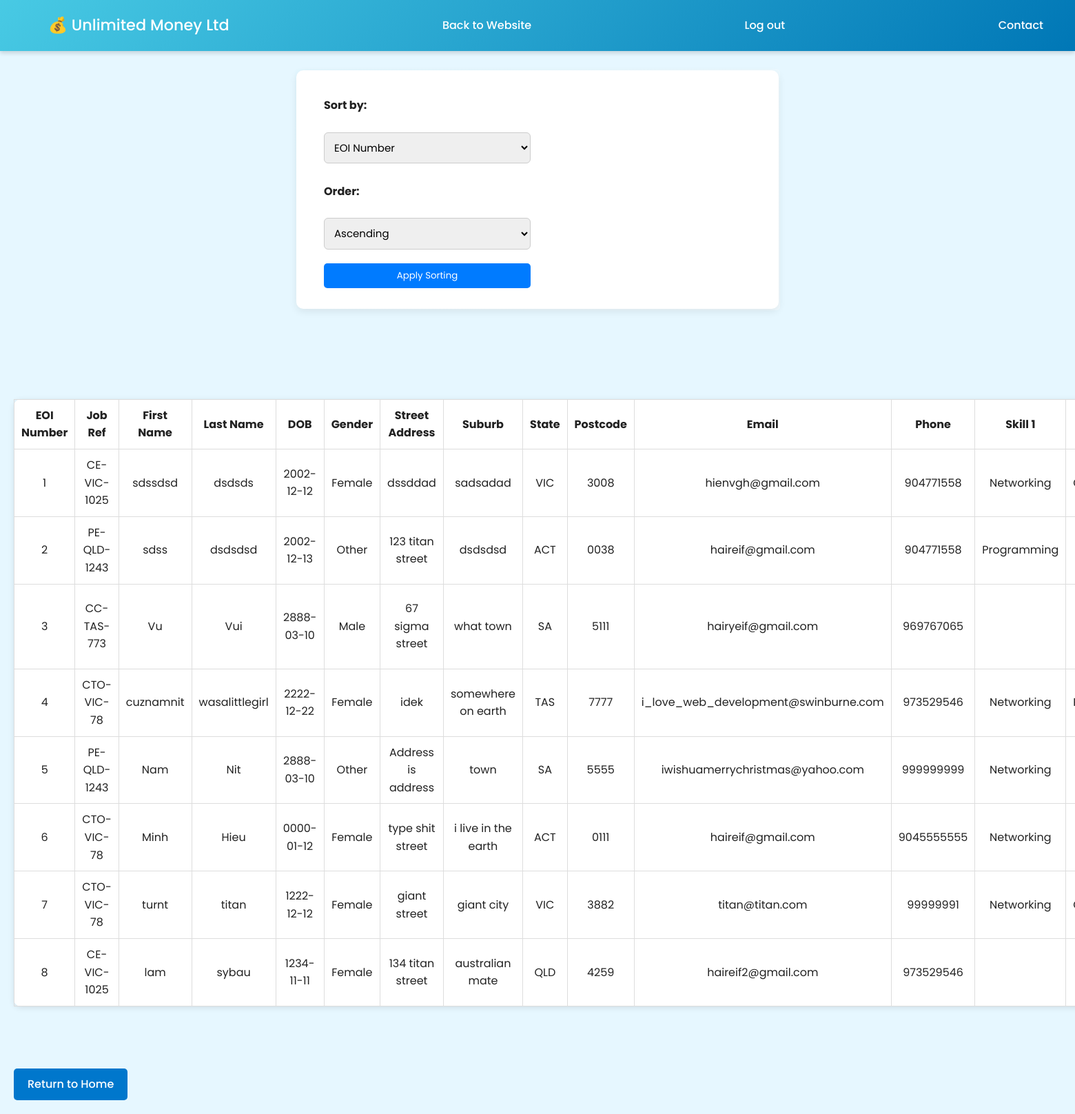
The app's page /project2/manage_search_all_eoi.php with its own data.
### tables this page shows
CREATE TABLE `eoi` (
  `EOInumber` int(11) NOT NULL,
  `jobRef` varchar(20) NOT NULL,
  `firstName` varchar(20) NOT NULL,
  `lastName` varchar(20) NOT NULL,
  `dob` date NOT NULL,
  `gender` enum('Male','Female','Other') NOT NULL,
  `streetAddress` varchar(40) NOT NULL,
  `suburb` varchar(40) NOT NULL,
  `state` enum('VIC','NSW','QLD','NT','WA','SA','TAS','ACT') NOT NULL,
  `postcode` char(4) NOT NULL,
  `email` varchar(100) NOT NULL,
  `phone` varchar(12) NOT NULL,
  `skill1` varchar(50) DEFAULT NULL,
  `skill2` varchar(50) DEFAULT NULL,
  `skill3` varchar(50) DEFAULT NULL,
  `skill4` varchar(50) DEFAULT NULL,
  `otherSkills` varchar(200) DEFAULT NULL,
  `status` varchar(20) NOT NULL DEFAULT 'New'
);

### project2/manage_search_all_eoi.php (the view, shortened to what this page needs)
<?php
include 'header.inc';
include 'manage-nav.inc';
require_once("manage_settings.php");
echo "<div class='page-wrapper'>";
$sortby = $_GET['sortby'] ?? 'EOInumber';
$order  = $_GET['order'] ?? 'ASC';
$order = ($order === 'DESC') ? 'DESC' : 'ASC';
$sql = "SELECT * FROM eoi ORDER BY $sortby $order";
$result = mysqli_query($conn, $sql);
?>
<form action="manage_search_all_eoi.php" method="get">
    <label><strong>Sort by:</strong></label><br>
    <select name="sortby">
        <option value="EOInumber">EOI Number</option>
    </select>
    <br><br>
    <label><strong>Order:</strong></label><br>
    <select name="order">
        <option value="ASC">Ascending</option>
    </select>
    <br><br>
    <button type="submit">Apply Sorting</button>
</form>
<br><br>
<?php
if ($result && mysqli_num_rows($result) > 0) {
    echo "<table class='data-table'>
            <tr>
                <th>EOI Number</th><th>Job Ref</th><th>First Name</th><th>Last Name</th>
                <th>DOB</th><th>Gender</th><th>Street Address</th><th>Suburb</th>
                <th>State</th><th>Postcode</th><th>Email</th><th>Phone</th>
                <th>Skill 1</th><th>Skill 2</th><th>Skill 3</th><th>Skill 4</th>
                <th>Other Skills</th><th>Status</th>
            </tr>";
    while ($row = mysqli_fetch_assoc($result)) {
        echo "<tr>
                <td>" . htmlspecialchars($row['EOInumber'], ENT_QUOTES, 'UTF-8') . "</td>
                <td>" . htmlspecialchars($row['jobRef'], ENT_QUOTES, 'UTF-8') . "</td>
                <td>" . htmlspecialchars($row['firstName'], ENT_QUOTES, 'UTF-8') . "</td>
                <td>" . htmlspecialchars($row['lastName'], ENT_QUOTES, 'UTF-8') . "</td>
                <td>" . htmlspecialchars($row['dob'], ENT_QUOTES, 'UTF-8') . "</td>
                <td>" . htmlspecialchars($row['gender'], ENT_QUOTES, 'UTF-8') . "</td>
                <td>" . htmlspecialchars($row['streetAddress'], ENT_QUOTES, 'UTF-8') . "</td>
                <td>" . htmlspecialchars($row['suburb'], ENT_QUOTES, 'UTF-8') . "</td>
                <td>" . htmlspecialchars($row['state'], ENT_QUOTES, 'UTF-8') . "</td>
                <td>" . htmlspecialchars($row['postcode'], ENT_QUOTES, 'UTF-8') . "</td>
                <td>" . htmlspecialchars($row['email'], ENT_QUOTES, 'UTF-8') . "</td>
                <td>" . htmlspecialchars($row['phone'], ENT_QUOTES, 'UTF-8') . "</td>
                <td>" . htmlspecialchars($row['skill1'], ENT_QUOTES, 'UTF-8') . "</td>
                <td>" . htmlspecialchars($row['skill2'], ENT_QUOTES, 'UTF-8') . "</td>
                <td>" . htmlspecialchars($row['skill3'], ENT_QUOTES, 'UTF-8') . "</td>
                <td>" . htmlspecialchars($row['skill4'], ENT_QUOTES, 'UTF-8') . "</td>
                <td>" . htmlspecialchars($row['otherSkills'], ENT_QUOTES, 'UTF-8') . "</td>
                <td>" . htmlspecialchars($row['status'], ENT_QUOTES, 'UTF-8') . "</td>
              </tr>";
    }
    echo "</table>";
} else {
   echo "<div class='no-results-box'>No EOIs found.</div>" ;
}
echo "<br><a href='manage.php' class='return-link'>Return to Home</a>";
echo "</div></div>";
?>

### styles/styles.css (style rules this page uses)
* { margin: 0; padding: 0; box-sizing: border-box; font-family: 'Poppins', Arial, sans-serif; }
body { background-color: #e6f7ff; color: #222; line-height: 1.6; background-image: url('https://106215431.github.io/COS10026-Project-Part-2/styles/images/webbg.jpg'); background-size: cover; background-position: center; background-repeat: no-repeat; }
a { color: #0077b6; text-decoration: none; transition: color 0.3s ease; }
form { display: grid; grid-template-columns: 1fr 1fr; gap: 20px; max-width: 700px; margin: 40px auto; background: #ffffff; padding: 30px 40px; border-radius: 10px; box-shadow: 0 4px 12px rgba(0, 0, 0, 0.08); position: relative; }
form::before { content: ""; position: absolute; top: -2px; left: -2px; right: -2px; bottom: -2px; background: linear-gradient(135deg, #e0f7ff 0%, #ffffff 100%); border-radius: 5px; z-index: -1; opacity: 0.4; }
form label { display: block; font-weight: 600; margin-top: 8px; }
form input[type="text"], form input[type="email"], form select, form textarea { width: 100%; padding: 10px; margin-top: 6px; border: 1px solid #ccc; border-radius: 6px; font-size: 15px; box-sizing: border-box; }
table { border-collapse: collapse; margin: 40px auto; width: 85%; background-color: #ffffff; border-radius: 10px; box-shadow: 0 2px 8px rgba(0,0,0,0.1); }
td, th { border: 1px solid #ddd; padding: 10px; text-align: center; }
.return-link { display: inline-block; background: #0077b6; color: white; padding: 10px 20px; border-radius: 8px; text-decoration: none; font-weight: 500; margin-top: 20px; transition: background 0.3s ease; }
body { font-family: Arial, sans-serif; }
label { font-weight: bold; }
input[type=text], select { padding: 8px; width: 250px; }
button { padding: 8px 14px; cursor: pointer; background: #007bff; border: none; color: #fff; border-radius: 5px; }
label { font-weight:600; }
select, input[type="text"] { padding:6px; }
button { padding:8px 14px; cursor:pointer; }
html, body { min-height: 100%; margin: 0; padding: 0; }
body { display: flex; flex-direction: column; }
.page-wrapper { flex: 1; padding: 20px; }
.return-link { display: inline-block; margin-top: 25px; padding: 10px 20px; background: #0077cc; color: white; border-radius: 5px; text-decoration: none; }

### records on screen
eoi: EOInumber "1", jobRef "CE-VIC-1025", firstName "sdssdsd", lastName "dsdsds", dob "2002-12-12", gender "Female", streetAddress "dssddad", suburb "sadsadad", state "VIC", postcode "3008", email "hienvgh@gmail.com", phone "904771558", skill1 "Networking"
eoi: EOInumber "2", jobRef "PE-QLD-1243", firstName "sdss", lastName "dsdsdsd", dob "2002-12-13", gender "Other", streetAddress "123 titan street", suburb "dsdsdsd", state "ACT", postcode "0038", email "haireif@gmail.com", phone "904771558", skill1 "Programming"
eoi: EOInumber "3", jobRef "CC-TAS-773", firstName "Vu", lastName "Vui", dob "2888-03-10", gender "Male", streetAddress "67 sigma street", suburb "what town", state "SA", postcode "5111", email "hairyeif@gmail.com", phone "969767065"
eoi: EOInumber "4", jobRef "CTO-VIC-78", firstName "cuznamnit", lastName "wasalittlegirl", dob "2222-12-22", gender "Female", streetAddress "idek", suburb "somewhere on earth", state "TAS", postcode "7777", email "i_love_web_development@swinburne.com", phone "973529546", skill1 "Networking"
eoi: EOInumber "5", jobRef "PE-QLD-1243", firstName "Nam", lastName "Nit", dob "2888-03-10", gender "Other", streetAddress "Address is address", suburb "town", state "SA", postcode "5555", email "iwishuamerrychristmas@yahoo.com", phone "999999999", skill1 "Networking"
eoi: EOInumber "6", jobRef "CTO-VIC-78", firstName "Minh", lastName "Hieu", dob "0000-01-12", gender "Female", streetAddress "type shit street", suburb "i live in the earth", state "ACT", postcode "0111", email "haireif@gmail.com", phone "9045555555", skill1 "Networking"
eoi: EOInumber "7", jobRef "CTO-VIC-78", firstName "turnt", lastName "titan", dob "1222-12-12", gender "Female", streetAddress "giant street", suburb "giant city", state "VIC", postcode "3882", email "titan@titan.com", phone "99999991", skill1 "Networking"
eoi: EOInumber "8", jobRef "CE-VIC-1025", firstName "lam", lastName "sybau", dob "1234-11-11", gender "Female", streetAddress "134 titan street", suburb "australian mate", state "QLD", postcode "4259", email "haireif2@gmail.com", phone "973529546"
